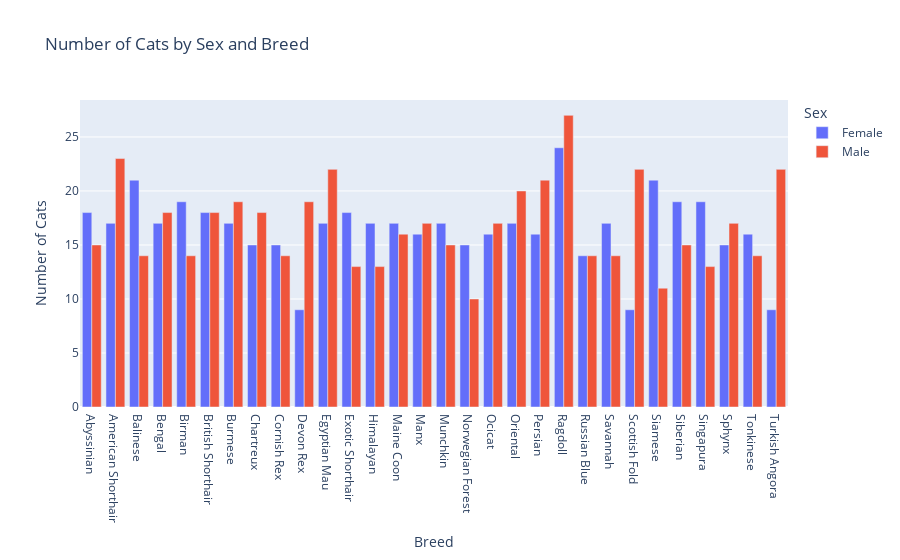

Notebook source saved alongside this figure:
### Markdown cell above
#### *Cat Sex by Breed - Grouped Bar Chart*

### Code cell
#Grouping data by breed and sex
breed_sex_count = cats.groupby(['breed', 'sex']).size().reset_index(name='count') #the last part resets the index and creates the column 'count' to hold the size values

#Creating a plot
fig = px.bar(breed_sex_count, x='breed', y='count', color='sex', barmode='group', #color='sex' means a different color is used for each sex
             labels={'count': 'Number of Cats', 'breed': 'Breed', 'sex': 'Sex'}, #gives a label name to each column used
             title='Number of Cats by Sex and Breed')

fig.show()

### Figure 1 — Plotly figure (JSON) as saved in the notebook; plotly's stock layout.template omitted (floating-point values rounded to 4 significant figures)
{"data": [{"alignmentgroup": "True", "hovertemplate": "Sex=Female<br>Breed=%{x}<br>Number of Cats=%{y}<extra></extra>", "legendgroup": "Female", "marker": {"color": "#636efa", "pattern": {"shape": ""}}, "name": "Female", "offsetgroup": "Female", "orientation": "v", "showlegend": true, "textposition": "auto", "type": "bar", "x": ["Abyssinian", "American Shorthair", "Balinese", "Bengal", "Birman", "British Shorthair", "Burmese", "Chartreux", "Cornish Rex", "Devon Rex", "Egyptian Mau", "Exotic Shorthair", "Himalayan", "Maine Coon", "Manx", "Munchkin", "Norwegian Forest", "Ocicat", "Oriental", "Persian", "Ragdoll", "Russian Blue", "Savannah", "Scottish Fold", "Siamese", "Siberian", "Singapura", "Sphynx", "Tonkinese", "Turkish Angora"], "xaxis": "x", "y": [18, 17, 21, 17, 19, 18, 17, 15, 15, 9, 17, 18, 17, 17, 16, 17, 15, 16, 17, 16, 24, 14, 17, 9, 21, 19, 19, 15, 16, 9], "yaxis": "y"}, {"alignmentgroup": "True", "hovertemplate": "Sex=Male<br>Breed=%{x}<br>Number of Cats=%{y}<extra></extra>", "legendgroup": "Male", "marker": {"color": "#EF553B", "pattern": {"shape": ""}}, "name": "Male", "offsetgroup": "Male", "orientation": "v", "showlegend": true, "textposition": "auto", "type": "bar", "x": ["Abyssinian", "American Shorthair", "Balinese", "Bengal", "Birman", "British Shorthair", "Burmese", "Chartreux", "Cornish Rex", "Devon Rex", "Egyptian Mau", "Exotic Shorthair", "Himalayan", "Maine Coon", "Manx", "Munchkin", "Norwegian Forest", "Ocicat", "Oriental", "Persian", "Ragdoll", "Russian Blue", "Savannah", "Scottish Fold", "Siamese", "Siberian", "Singapura", "Sphynx", "Tonkinese", "Turkish Angora"], "xaxis": "x", "y": [15, 23, 14, 18, 14, 18, 19, 18, 14, 19, 22, 13, 13, 16, 17, 15, 10, 17, 20, 21, 27, 14, 14, 22, 11, 15, 13, 17, 14, 22], "yaxis": "y"}], "layout": {"barmode": "group", "legend": {"title": {"text": "Sex"}, "tracegroupgap": 0}, "title": {"text": "Number of Cats by Sex and Breed"}, "xaxis": {"anchor": "y", "domain": [0, 1], "title": {"text": "Breed"}}, "yaxis": {"anchor": "x", "domain": [0, 1], "title": {"text": "Number of Cats"}}}}
